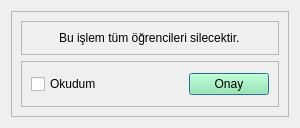
<?xml version="1.0" encoding="UTF-8"?>
<ui version="4.0">
 <class>Dialog</class>
 <widget class="QDialog" name="Dialog">
  <property name="geometry">
   <rect>
    <x>0</x>
    <y>0</y>
    <width>300</width>
    <height>128</height>
   </rect>
  </property>
  <property name="sizePolicy">
   <sizepolicy hsizetype="Fixed" vsizetype="Fixed">
    <horstretch>0</horstretch>
    <verstretch>0</verstretch>
   </sizepolicy>
  </property>
  <property name="minimumSize">
   <size>
    <width>256</width>
    <height>128</height>
   </size>
  </property>
  <property name="maximumSize">
   <size>
    <width>300</width>
    <height>142</height>
   </size>
  </property>
  <property name="windowTitle">
   <string>Dialog</string>
  </property>
  <layout class="QHBoxLayout" name="horizontalLayout">
   <item>
    <widget class="QFrame" name="frame">
     <property name="frameShape">
      <enum>QFrame::StyledPanel</enum>
     </property>
     <property name="frameShadow">
      <enum>QFrame::Raised</enum>
     </property>
     <layout class="QVBoxLayout" name="verticalLayout">
      <item>
       <widget class="QFrame" name="frame_2">
        <property name="frameShape">
         <enum>QFrame::StyledPanel</enum>
        </property>
        <property name="frameShadow">
         <enum>QFrame::Raised</enum>
        </property>
        <layout class="QHBoxLayout" name="horizontalLayout_2">
         <item alignment="Qt::AlignHCenter">
          <widget class="QLabel" name="label">
           <property name="text">
            <string>Bu işlem tüm öğrencileri silecektir.</string>
           </property>
          </widget>
         </item>
        </layout>
       </widget>
      </item>
      <item>
       <widget class="QFrame" name="frame_3">
        <property name="sizePolicy">
         <sizepolicy hsizetype="Preferred" vsizetype="Expanding">
          <horstretch>0</horstretch>
          <verstretch>0</verstretch>
         </sizepolicy>
        </property>
        <property name="frameShape">
         <enum>QFrame::StyledPanel</enum>
        </property>
        <property name="frameShadow">
         <enum>QFrame::Raised</enum>
        </property>
        <layout class="QHBoxLayout" name="horizontalLayout_3">
         <item alignment="Qt::AlignLeft">
          <widget class="QCheckBox" name="checkBox">
           <property name="text">
            <string>Okudum</string>
           </property>
          </widget>
         </item>
         <item alignment="Qt::AlignRight">
          <widget class="QPushButton" name="okayButton">
           <property name="enabled">
            <bool>true</bool>
           </property>
           <property name="styleSheet">
            <string notr="true">background-color: rgb(143, 240, 164)</string>
           </property>
           <property name="text">
            <string>Onay</string>
           </property>
          </widget>
         </item>
        </layout>
       </widget>
      </item>
     </layout>
    </widget>
   </item>
  </layout>
 </widget>
 <resources/>
 <connections/>
</ui>
